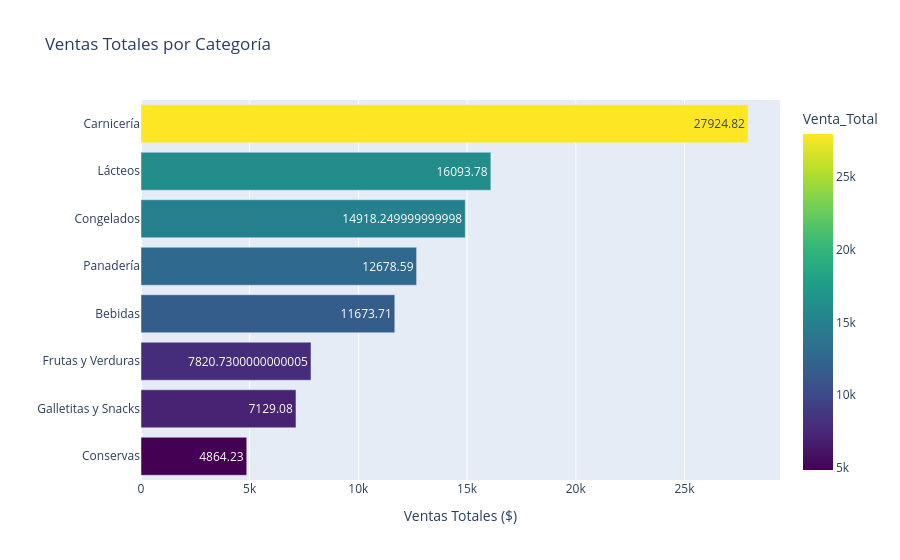

Notebook source saved alongside this figure:
### Markdown cell above
## Bitácora de Decisiones

### Valores Nulos
No se detectaron valores nulos en ningún dataset, no se requirió imputación

### Duplicados
29 registros duplicados en ID_Venta (0.96% del total), ID_Venta debe ser único por definición de llave primaria, se eliminaron 29 registros.

### Outliers
No se detectaron outliers, todos los valores dentro de rangos esperados

### Normalización/Estandarización
No se aplicó normalización, escalas interpretables naturalmente


## Variables Derivadas Construidas

### Temporales
- Semana (ISO), Mes, Día_Semana, Trimestre
- Por qué: Análisis de estacionalidad y patrones temporales

### Financieras
-  Venta_Total = Cantidad × Precio_Unitario
- Por qué: Cálculo de valor monetario por transacción
- Cómo: Unión con dataset productos y multiplicación
- Resultado: Base para análisis RFM y métricas de revenue

### RFM
- Segmentación de clientes por comportamiento
- Cómo: Agrupación por ID_Cliente y cálculo de métricas
- Resultado: Dataset listo para segmentación RFM

### Code cell
# DISTRIBUCIÓN DE VENTAS POR CATEGORÍA
# Gráfico de barras interactivo
fig1 = px.bar(resumen_categoria, 
              x='Venta_Total', 
              y='Categoría',
              orientation='h',
              title='Ventas Totales por Categoría',
              color='Venta_Total',
              color_continuous_scale='Viridis',
              text='Venta_Total')

fig1.update_layout(yaxis={'categoryorder':'total ascending'},
                   xaxis_title='Ventas Totales ($)',
                   yaxis_title='',
                   showlegend=False)
fig1.show()

### Figure 1 — Plotly figure (JSON) as saved in the notebook; plotly's stock layout.template omitted (floating-point values rounded to 4 significant figures)
{"data": [{"hovertemplate": "Venta_Total=%{marker.color}<br>Categoría=%{y}<extra></extra>", "legendgroup": "", "marker": {"color": [27920.0, 16090.0, 14920.0, 12680.0, 11670.0, 7821.0, 7129.0, 4864.0], "coloraxis": "coloraxis", "pattern": {"shape": ""}}, "name": "", "orientation": "h", "showlegend": false, "text": [27920.0, 16090.0, 14920.0, 12680.0, 11670.0, 7821.0, 7129.0, 4864.0], "textposition": "auto", "type": "bar", "x": [27920.0, 16090.0, 14920.0, 12680.0, 11670.0, 7821.0, 7129.0, 4864.0], "xaxis": "x", "y": ["Carnicería", "Lácteos", "Congelados", "Panadería", "Bebidas", "Frutas y Verduras", "Galletitas y Snacks", "Conservas"], "yaxis": "y"}], "layout": {"barmode": "relative", "coloraxis": {"colorbar": {"title": {"text": "Venta_Total"}}, "colorscale": [[0, "#440154"], [0.1111, "#482878"], [0.2222, "#3e4989"], [0.3333, "#31688e"], [0.4444, "#26828e"], [0.5556, "#1f9e89"], [0.6667, "#35b779"], [0.7778, "#6ece58"], [0.8889, "#b5de2b"], [1, "#fde725"]]}, "legend": {"tracegroupgap": 0}, "showlegend": false, "title": {"text": "Ventas Totales por Categoría"}, "xaxis": {"anchor": "y", "domain": [0, 1], "title": {"text": "Ventas Totales ($)"}}, "yaxis": {"anchor": "x", "categoryorder": "total ascending", "domain": [0, 1], "title": {"text": ""}}}}
